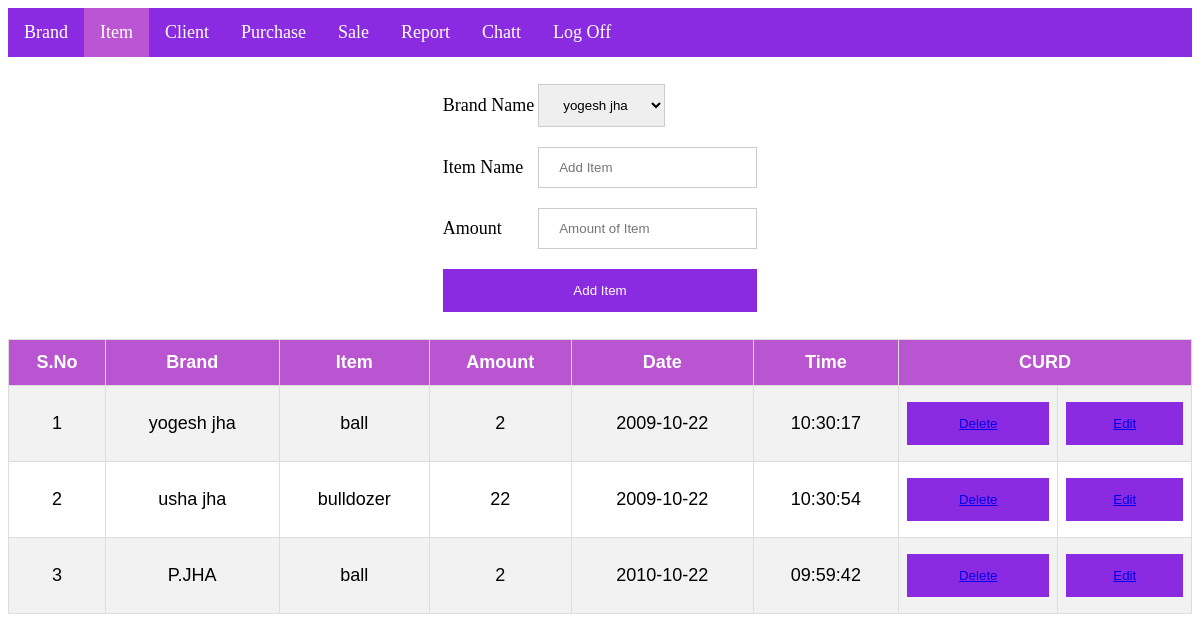
Page /item.php?id=1 on the committed database.
### tables this page shows
CREATE TABLE `item` (
  `id` int(10) NOT NULL,
  `brand` varchar(30) NOT NULL,
  `item` varchar(30) NOT NULL,
  `amount` int(20) NOT NULL,
  `date` date NOT NULL,
  `time` time NOT NULL,
  `uid` int(10) NOT NULL
);

### item.php (the view, shortened to what this page needs)
<!DOCTYPE html>
<html>
<body>
<head>
</head>
<?php
        $id=$_GET['id'];
        $email=$_GET['email'];
        $server="localhost";
        $username="root";
        $password="";
        $dbname="nimo";
        $con=mysqli_connect($server,$username,$password,$dbname);
                $sql = "SELECT id FROM signup WHERE email = '$email'";
                $result=$con->query($sql);
                $row=mysqli_fetch_array($result);
?>
<ul>
<?php
echo"
<li><a href='http://localhost/nimo/home.php?id=$email'>Brand</a></li>
<li><a class='active'>Item</a></li>
<li><a href='http://localhost/nimo/client.php?id=$row[id]&email=$email'>Client</a></li>
<li><a href='http://localhost/nimo/pur.php?id=$row[id]&email=$email'>Purchase</a></li>
<li><a href='http://localhost/nimo/sale.php?id=$row[id]&email=$email'>Sale</a></li>
<li><a href='http://localhost/nimo/repo.php?id=$row[id]&email=$email'>Report</a></li>
<li><a href='http://localhost/nimo/msg.php?id=$row[id]&email=$email'>Chatt</a></li>
<li class='topics'><a href='http://localhost/nimo/login.php'>Log Off</a></li>
";
$sql= "SELECT * FROM `brand` WHERE uid=$id";
$result1=mysqli_query($con,$sql);
?>
</ul>
<form method="post">
<div class="container">
  <table class="center">
      <tr>
        <td><label for="brand">Brand Name</label></td>
        <td>
            <select name="brand" id="brand">
                <?php while ($row1=mysqli_fetch_array($result1)):; ?>
                <option value="<?php echo$row1[1];?>"><?php echo$row1[1];?></option>
                <?php endwhile;?>
            </select>
        </td>
        </tr>
        <tr>
        <td><label for="item">Item Name</label></td>
        <td><input type="text" placeholder="Add Item" name="item" ></td>
        </tr>
        <tr>
        <td><label for="amount">Amount</label></td>
        <td><input type="text" placeholder="Amount of Item" name="amount" ></td>
        </tr>
        <tr>
        <td colspan="2"><button type="submit" name="submit">Add Item</button></td>
        </tr>
  </table>
</div>
<table id="customers">
<tr>
    <th>S.No</th>
    <th>Brand</th>
    <th>Item</th>
    <th>Amount</th>
    <th>Date</th>
    <th>Time</th>
    <th colspan="2">CURD</th>
  </tr>
<?php
      $sql="SELECT * FROM item WHERE uid = '$id'";
      $result=$con->query($sql);
      $no=1;
      while($row=$result->fetch_assoc())
      {
        echo"
        <tr>
          <td>".$no."</td>
          <td>".$row["brand"]."</td>
          <td>".$row["item"]."</td>
          <td>".$row["amount"]."</td>
          <td>".$row["date"]."</td>
          <td>".$row["time"]."</td>
          <td> <button><a href='http://localhost/nimo/itemdel.php?id=$row[id]'>Delete</a></button></td>
          <td> <button><a href='http://localhost/nimo/itemins.php?id=$row[id]&email=$email'>Edit</a></button></td>
        </tr>
        ";
        $no++;
      }
?>
</table>
</body>
</html>

### item.php (style rules this page uses)
body { font-size: 18px; }
table.center { margin-left: auto; margin-right: auto; }
#customers { font-family: Arial, Helvetica, sans-serif; border-collapse: collapse; width: 100%; }
#customers td, #customers th { border: 1px solid #ddd; padding: 8px; text-align: center; }
#customers tr:nth-child(even) { background-color: #f2f2f2; }
#customers th { padding-top: 12px; padding-bottom: 12px; text-align: center; background-color: #BA55D2; color: white; }
ul { list-style-type: none; margin: 0; padding: 0; overflow: hidden; background-color: #8A2BE2; position: -webkit-sticky; position: sticky; top: 0; }
li { float: left; }
li a { display: block; color: white; text-align: center; padding: 14px 16px; text-decoration: none; }
.active { background-color: #BA55D3; }
input[type=text], input[type=password], select { width: 30; padding: 12px 20px; margin: 8px 0; display: inline-block; border: 1px solid #ccc; box-sizing: border-box; }
button { background-color: #8A2BE2; color: white; padding: 14px 20px; margin: 8px 0; border: none; cursor: pointer; width: 100%; text-decoration: none; }
.container { padding: 16px; }
.topics { float: left; }

### rows in the picture
item: brand "yogesh jha", item "ball", amount "2", date "2009-10-22", time "10:30:17"
item: brand "usha jha", item "bulldozer", amount "22", date "2009-10-22", time "10:30:54"
item: brand "P.JHA", item "ball", amount "2", date "2010-10-22", time "09:59:42"

### other values in the picture
form field brand "yogesh jha"
